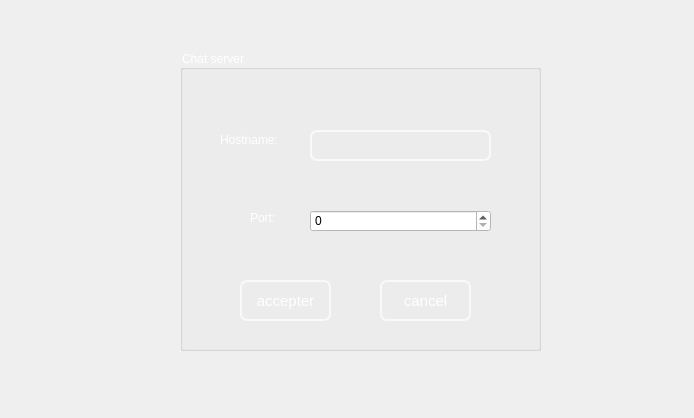
<?xml version="1.0" encoding="UTF-8"?>
<ui version="4.0">
 <class>dumessengerconnectiondialog</class>
 <widget class="QDialog" name="dumessengerconnectiondialog">
  <property name="geometry">
   <rect>
    <x>0</x>
    <y>0</y>
    <width>694</width>
    <height>418</height>
   </rect>
  </property>
  <property name="windowTitle">
   <string>Dialog</string>
  </property>
  <widget class="QLabel" name="label">
   <property name="geometry">
    <rect>
     <x>0</x>
     <y>0</y>
     <width>691</width>
     <height>411</height>
    </rect>
   </property>
   <property name="text">
    <string/>
   </property>
   <property name="pixmap">
    <pixmap>../background.png</pixmap>
   </property>
   <property name="scaledContents">
    <bool>true</bool>
   </property>
  </widget>
  <widget class="QGroupBox" name="groupBox">
   <property name="geometry">
    <rect>
     <x>180</x>
     <y>50</y>
     <width>361</width>
     <height>301</height>
    </rect>
   </property>
   <property name="styleSheet">
    <string notr="true">font: 87 8pt &quot;Arial Black&quot;;color: rgb(255, 255, 255);</string>
   </property>
   <property name="title">
    <string>Chat server</string>
   </property>
   <widget class="QLineEdit" name="hostname">
    <property name="geometry">
     <rect>
      <x>130</x>
      <y>80</y>
      <width>181</width>
      <height>31</height>
     </rect>
    </property>
    <property name="styleSheet">
     <string notr="true">QLineEdit{
color: white;
background-color:Transparent;;
border-width: 2px;
border-color: #F9F9F9;
border-style: solid;
border-radius: 7;
padding: 3px;
font-size: 15px;

}
QLineEdit:focus
{border:2px solid #FBAD25;
}</string>
    </property>
   </widget>
   <widget class="QSpinBox" name="port">
    <property name="geometry">
     <rect>
      <x>130</x>
      <y>160</y>
      <width>181</width>
      <height>22</height>
     </rect>
    </property>
    <property name="styleSheet">
     <string notr="true">background-color: rgb(255, 255, 255);
color: rgb(0, 0, 0);
border-color: rgb(255, 255, 255);</string>
    </property>
    <property name="maximum">
     <number>4319</number>
    </property>
   </widget>
   <widget class="QPushButton" name="pb_accepter">
    <property name="geometry">
     <rect>
      <x>60</x>
      <y>230</y>
      <width>91</width>
      <height>41</height>
     </rect>
    </property>
    <property name="styleSheet">
     <string notr="true">QPushButton{

color: white;
background-color:Transparent;;
border-width: 2px;
border-color: #F9F9F9;
border-style: solid;
border-radius: 7;
padding: 3px;
font-size: 15px;


}
QPushButton:focus
{border:2px solid #FBAD25;
}</string>
    </property>
    <property name="text">
     <string>accepter</string>
    </property>
   </widget>
   <widget class="QPushButton" name="pb_cancel">
    <property name="geometry">
     <rect>
      <x>200</x>
      <y>230</y>
      <width>91</width>
      <height>41</height>
     </rect>
    </property>
    <property name="styleSheet">
     <string notr="true">QPushButton{

color: white;
background-color:Transparent;;
border-width: 2px;
border-color: #F9F9F9;
border-style: solid;
border-radius: 7;
padding: 3px;
font-size: 15px;


}
QPushButton:focus
{border:2px solid #FBAD25;
}</string>
    </property>
    <property name="text">
     <string>cancel</string>
    </property>
   </widget>
   <widget class="QLabel" name="label_2">
    <property name="geometry">
     <rect>
      <x>40</x>
      <y>80</y>
      <width>81</width>
      <height>20</height>
     </rect>
    </property>
    <property name="styleSheet">
     <string notr="true">font: 87 8pt &quot;Arial Black&quot;;</string>
    </property>
    <property name="text">
     <string>Hostname:</string>
    </property>
   </widget>
   <widget class="QLabel" name="label_3">
    <property name="geometry">
     <rect>
      <x>70</x>
      <y>160</y>
      <width>56</width>
      <height>16</height>
     </rect>
    </property>
    <property name="styleSheet">
     <string notr="true">font: 87 8pt &quot;Arial Black&quot;;</string>
    </property>
    <property name="text">
     <string>Port:</string>
    </property>
   </widget>
  </widget>
 </widget>
 <resources/>
 <connections/>
</ui>
